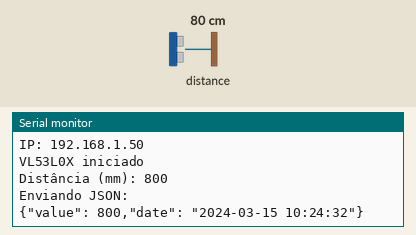
Bench run of a sketch on a simulated Arduino Uno R4 WiFi. Shown: the last lines printed to the serial monitor. Inputs (shaded band) come from the test bench; at power-on: distance to the obstacle 80 cm. WiFi joins after 1.5 s; servers stay silent unless stated; uploads are accepted with an empty reply.

Above: at 2.7 s.
2.8 s: distance to the obstacle set to 250 cm
At 2.8 s:
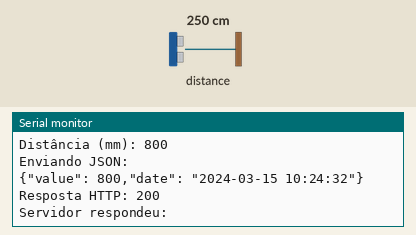
7.5 s: distance to the obstacle set to 2 cm
At 9.0 s:
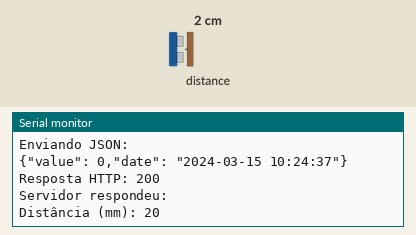
Timing chart, 0 to 10.5 s (numbered marks = the images above; inputs shaded):
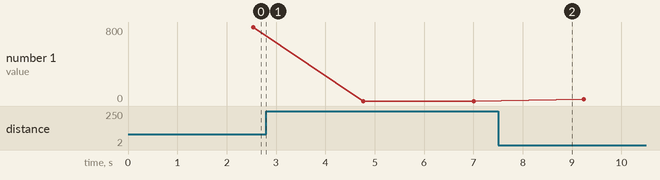

Measured:
- after the input at 7.5 s, the serial monitor: prints a new line after 0.74 s (image 2)
- plotted number 1: 0 → 20 after the input at 7.5 s

The sketch:

Sensor_distancia_valor.ino
```cpp
#include <WiFiS3.h>
#include <ArduinoHttpClient.h>
#include <WiFiUdp.h>
#include "Adafruit_VL53L0X.h"

// ----------------------------
// Configuração WiFi
// ----------------------------
char ssid[] = "MobileRouter-9734";
char pass[] = "11176587";

// ----------------------------
// Servidor destino
// ----------------------------
String serverHost = "http://192.168.1.100";
int serverPort = 8000;
String serverPath = "/api/light-sensor";

// Cliente WiFi
WiFiClient wifi;
HttpClient client = HttpClient(wifi, serverHost, serverPort);

// ----------------------------
// Sensor VL53L0X
// ----------------------------
Adafruit_VL53L0X lox = Adafruit_VL53L0X();

// ----------------------------
// NTP
// ----------------------------
WiFiUDP ntpUDP;
const char* ntpServer = "pool.ntp.org";
const long gmtOffset_sec = 0;      // Ajuste GMT
const int daylightOffset_sec = 0;  // Horário de verão

// ======================================================
// SETUP
// ======================================================
void setup() {
  Serial.begin(115200);
  while (!Serial) { delay(1); }

  Serial.println("Ligando ao WiFi...");
  while (WiFi.begin(ssid, pass) != WL_CONNECTED) {
    Serial.print(".");
    delay(500);
  }
  Serial.println("\nWiFi conectado!");
  Serial.print("IP: ");
  Serial.println(WiFi.localIP());

  // Inicializar sensor
  if (!lox.begin()) {
    Serial.println(F("Falha ao iniciar VL53L0X"));
    while (1)
      ;
  }
  Serial.println("VL53L0X iniciado");
}

// ======================================================
// LOOP
// ======================================================
void loop() {
  VL53L0X_RangingMeasurementData_t measure;
  lox.rangingTest(&measure, false);

  int distance = 0;
  if (measure.RangeStatus != 4) {
    distance = measure.RangeMilliMeter;
    Serial.print("Distância (mm): ");
    Serial.println(distance);
  } else {
    Serial.println("Sensor fora de alcance");
  }

  // Obter data/hora via NTP
  String datetime = getNTPDateTime();

  // Enviar ao servidor
  sendToServer(distance, datetime);

  delay(1000);  // 1s
}

// ======================================================
// Função para pegar data/hora via NTP
// ======================================================
String getNTPDateTime() {
  const int NTP_PACKET_SIZE = 48;
  byte packetBuffer[NTP_PACKET_SIZE];

  IPAddress ntpServerIP;
  WiFi.hostByName(ntpServer, ntpServerIP);

  memset(packetBuffer, 0, NTP_PACKET_SIZE);
  packetBuffer[0] = 0b11100011;  // LI, Version, Mode

  ntpUDP.begin(2390);
  ntpUDP.beginPacket(ntpServerIP, 123);
  ntpUDP.write(packetBuffer, NTP_PACKET_SIZE);
  ntpUDP.endPacket();

  delay(1000);

  int size = ntpUDP.parsePacket();
  if (size >= NTP_PACKET_SIZE) {
    ntpUDP.read(packetBuffer, NTP_PACKET_SIZE);

    unsigned long highWord = word(packetBuffer[40], packetBuffer[41]);
    unsigned long lowWord = word(packetBuffer[42], packetBuffer[43]);
    unsigned long secsSince1900 = (highWord << 16) | lowWord;
    const unsigned long seventyYears = 2208988800UL;
    unsigned long epoch = secsSince1900 - seventyYears + gmtOffset_sec;

    int hour = (epoch % 86400L) / 3600;
    int minute = (epoch % 3600) / 60;
    int second = epoch % 60;

    unsigned long days = epoch / 86400L;
    int year = 1970;
    while (days >= 365) {
      if ((year % 4 == 0 && year % 100 != 0) || year % 400 == 0) {
        if (days >= 366) days -= 366;
        else break;
      } else {
        days -= 365;
      }
      year++;
    }

    int month = 1;
    int monthDays[] = { 31, 28, 31, 30, 31, 30, 31, 31, 30, 31, 30, 31 };
    if ((year % 4 == 0 && year % 100 != 0) || year % 400 == 0) monthDays[1] = 29;

    while (days >= monthDays[month - 1]) {
      days -= monthDays[month - 1];
      month++;
    }
    int day = days + 1;

    char buffer[25];
    sprintf(buffer, "%04d-%02d-%02d %02d:%02d:%02d",
            year, month, day, hour, minute, second);
    return String(buffer);
  } else {
    return "0000-00-00 00:00:00";
  }
}

// ======================================================
// Enviar dados via POST JSON
// ======================================================
void sendToServer(int distance, String datetime) {
  if (WiFi.status() != WL_CONNECTED) {
    Serial.println("WiFi desconectado — não foi possível enviar.");
    return;
  }

  String json = "{";
  json += "\"value\": " + String(distance) + ",";
  json += "\"date\": \"" + datetime + "\"";
  json += "}";

  Serial.println("Enviando JSON:");
  Serial.println(json);

  client.beginRequest();
  client.post(serverPath);
  client.sendHeader("Content-Type", "application/json");
  client.sendHeader("Content-Length", json.length());
  client.beginBody();
  client.print(json);
  client.endRequest();

  int status = client.responseStatusCode();
  String response = client.responseBody();

  Serial.print("Resposta HTTP: ");
  Serial.println(status);
  Serial.print("Servidor respondeu: ");
  Serial.println(response);
}
```
